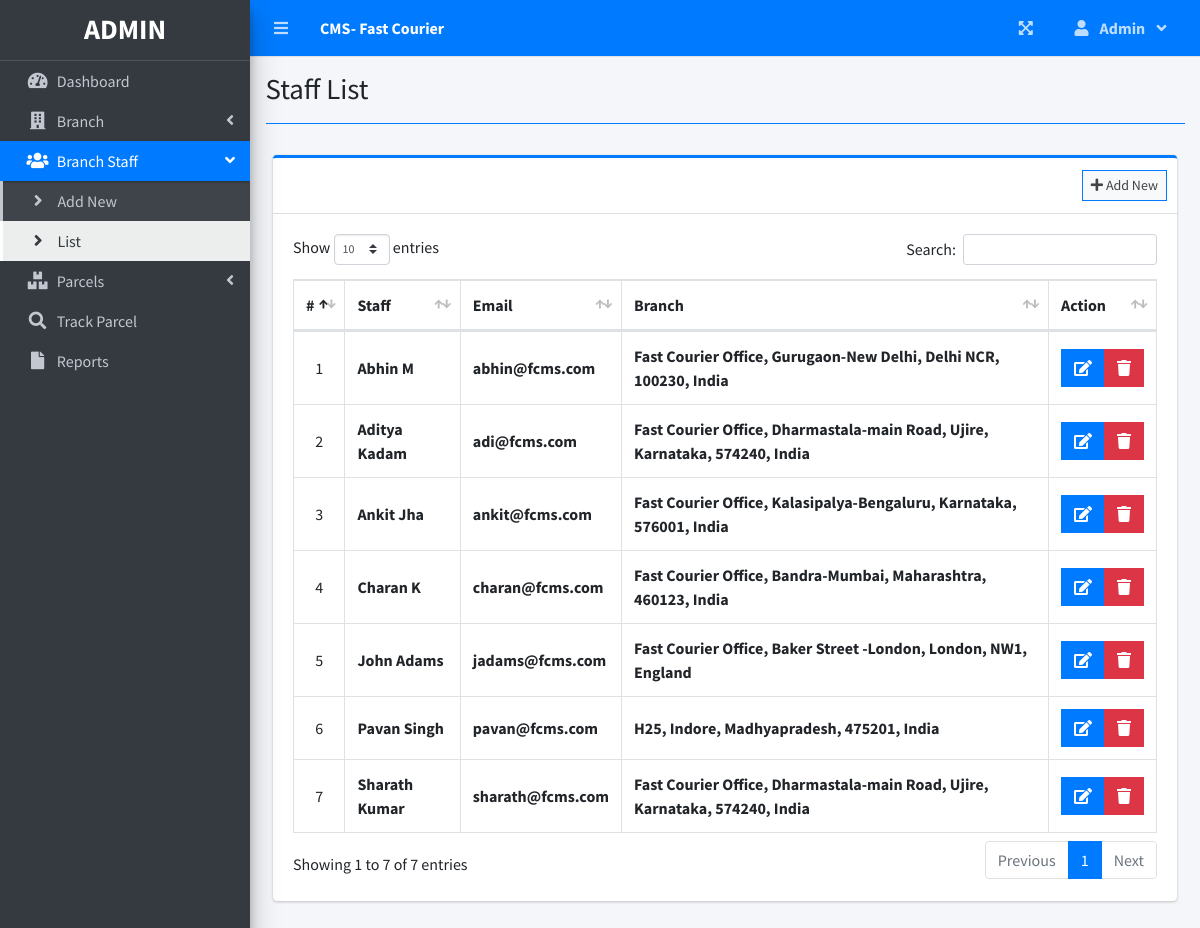
The page /index.php?page=staff_list (signed in) on the database its author committed.
### tables this page shows
CREATE TABLE `users` (
  `id` int(30) NOT NULL,
  `firstname` varchar(200) NOT NULL,
  `lastname` varchar(200) NOT NULL,
  `email` varchar(200) NOT NULL,
  `password` text NOT NULL,
  `type` tinyint(1) NOT NULL DEFAULT 2 COMMENT '1 = admin, 2 = staff',
  `branch_id` int(30) NOT NULL,
  `date_created` datetime NOT NULL DEFAULT current_timestamp()
);

### staff_list.php (the view, shortened to what this page needs)
<?php include'db_connect.php' ?>
<div class="col-lg-12">
	<div class="card card-outline card-primary">
		<div class="card-header">
			<div class="card-tools">
				<a class="btn btn-block btn-sm btn-default btn-flat border-primary " href="./index.php?page=new_staff"><i class="fa fa-plus"></i> Add New</a>
			</div>
		</div>
		<div class="card-body">
			<table class="table tabe-hover table-bordered" id="list">
				<!-- <colgroup>
					<col width="5%">
					<col width="15%">
					<col width="25%">
					<col width="25%">
					<col width="15%">
				</colgroup> -->
				<thead>
					<tr>
						<th class="text-center">#</th>
						<th>Staff</th>
						<th>Email</th>
						<th>Branch</th>
						<th>Action</th>
					</tr>
				</thead>
				<tbody>
					<?php
					$i = 1;
					$qry = $conn->query("SELECT u.*,concat(u.firstname,' ',u.lastname) as name,concat(b.street,', ',b.city,', ',b.state,', ',b.zip_code,', ',b.country) as baddress FROM users u inner join branches b on b.id = u.branch_id where u.type = 2 order by concat(u.firstname,' ',u.lastname) asc ");
					while($row= $qry->fetch_assoc()):
					?>
					<tr>
						<td class="text-center"><?php echo $i++ ?></td>
						<td><b><?php echo ucwords($row['name']) ?></b></td>
						<td><b><?php echo ($row['email']) ?></b></td>
						<td><b><?php echo ucwords($row['baddress']) ?></b></td>
						<td class="text-center">
		                    <div class="btn-group">
		                        <a href="index.php?page=edit_staff&id=<?php echo $row['id'] ?>" class="btn btn-primary btn-flat ">
		                          <i class="fas fa-edit"></i>
		                        </a>
		                        <button type="button" class="btn btn-danger btn-flat delete_user" data-id="<?php echo $row['id'] ?>">
		                          <i class="fas fa-trash"></i>
		                        </button>
	                      </div>
						</td>
					</tr>
				<?php endwhile; ?>
				</tbody>
			</table>
		</div>
	</div>
</div>

### staff_list.php (style rules this page uses)
table td { vertical-align: middle !important; }

### rows shown on the page
users: name "Abhin M", email "abhin@fcms.com", baddress "Fast Courier Office, Gurugaon-New Delhi, Delhi NCR, 100230, India"
users: name "Aditya Kadam", email "adi@fcms.com", baddress "Fast Courier Office, Dharmastala-main Road, Ujire, Karnataka, 574240, India"
users: name "Ankit Jha", email "ankit@fcms.com", baddress "Fast Courier Office, Kalasipalya-Bengaluru, Karnataka, 576001, India"
users: name "Charan K", email "charan@fcms.com", baddress "Fast Courier Office, Bandra-Mumbai, Maharashtra, 460123, India"
users: name "John Adams", email "jadams@fcms.com", baddress "Fast Courier Office, Baker Street -London, London, NW1, England"
users: name "Pavan Singh", email "pavan@fcms.com", baddress "H25, Indore, Madhyapradesh, 475201, India"
users: name "Sharath Kumar", email "sharath@fcms.com", baddress "Fast Courier Office, Dharmastala-main Road, Ujire, Karnataka, 574240, India"

### other values the page prints
$_SESSION['system']['name'] "CMS- Fast Courier"
$_SESSION['login_firstname'] "Admin"
$title "Staff List"
